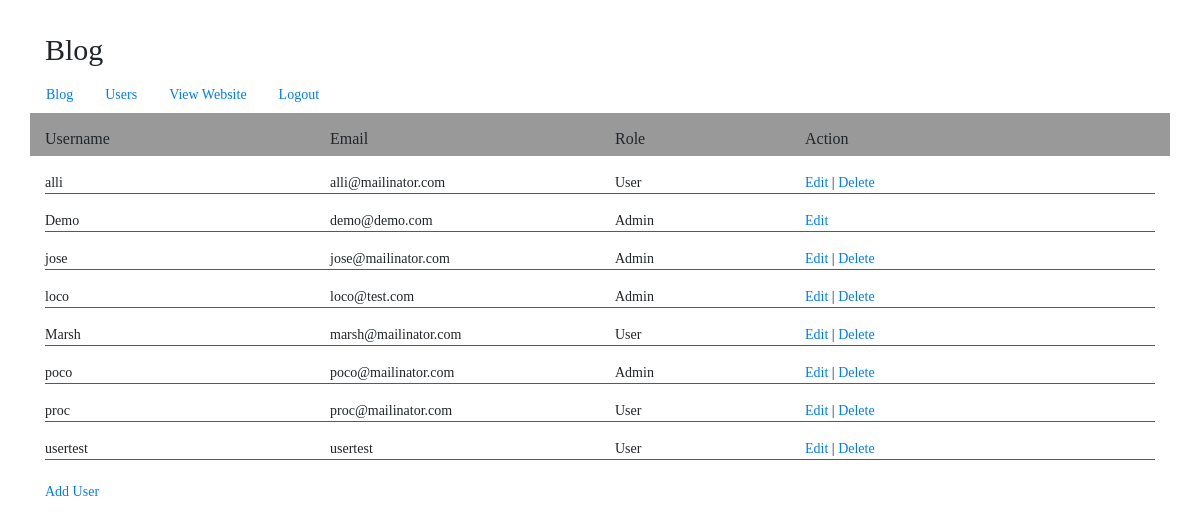
The page /admin/users.php (signed in) on the database its author committed.
### tables this page shows
CREATE TABLE `users` (
  `memberID` int(11) UNSIGNED NOT NULL,
  `username` varchar(255) DEFAULT NULL,
  `password` varchar(255) DEFAULT NULL,
  `email` varchar(255) DEFAULT NULL,
  `role` varchar(6) NOT NULL
);

### admin/users.php (the view, shortened to what this page needs)
<?php
require_once('../includes/config.php');
?>
<!doctype html>
<html lang="en">
  <head>
  <link href="../dist/css/bootstrap.min.css" rel="stylesheet">
  <link href="../grid.css" rel="stylesheet">
</head>
<body>
<div class="container">
	<?php include('menu.php');?>
	<div class="row menutitle" style="background-color:#999;">
        <div class="col-md-3"><h3>Username</h3></div>
        <div class="col-md-3"><h3>Email</h3></div>
        <div class="col-md-2"><h3>Role</h3></div>
    	<div class="col-md-2"><h3>Action</h3></div>
    </div>
	<?php
		try {
			$stmt = $db->query('SELECT memberID, username, email, role FROM users ORDER BY username');
			while($row = $stmt->fetch()){
				echo '<div class="row">';
					echo '<div class="col-md-3">'.$row['username'].'</div>';
					echo '<div class="col-md-3">'.$row['email'].'</div>';
					echo '<div class="col-md-2">'.$row['role'].'</div>';
					echo '<div class="col-md-2">';
				?>
					<a href="edit-user.php?id=<?php echo $row['memberID'];?>">Edit</a>
					<?php if($row['memberID'] != 1){?>
						| <a href="javascript:deluser('<?php echo $row['memberID'];?>','<?php echo $row['username'];?>')">Delete</a>
					<?php } ?>
				<?php
					echo '</div>';
				echo '</div><hr />';
			}
		} catch(PDOException $e) {
		    echo $e->getMessage();
		}
	?>
	<br />
	<p><a href='add-user.php'>Add User</a></p>
</div>
</body>
</html>

### admin/menu.php
<h1>Blog</h1>
<div class="row">
<nav class="nav">
  	<a class="nav-link active" href='index.php'>Blog</a></li>
	<a class="nav-link" href='users.php'>Users</a></li>
	<a class="nav-link" href="../" target="_blank">View Website</a></li>
	<a class="nav-link" href='logout.php'>Logout</a></li>
</nav>
</div>

### grid.css (style rules this page uses)
body { padding-top: 2rem; padding-bottom: 2rem; font-family:"Gotham Light" !important; font-weight:normal !important; font-style:normal !important; font-size:14px !important; }
h1 { font-size:30px !important;; font-weight:normal !important; font-style:normal !important; }
h2,h3,h4,h5 { font-size:16px !important;; font-weight:normal !important; font-style:normal !important; }
[class*="col-"] { padding-top: 1rem; }
hr { margin-top: 2rem; margin-bottom: 2rem; }
hr { display:block; width: 100%; border-width: 1px; background:#157ab8 !important; padding:0px !important; margin:0px !important; }

### rows shown on the page
users: username "alli", email "alli@mailinator.com", role "User"
users: username "Demo", email "demo@demo.com", role "Admin"
users: username "jose", email "jose@mailinator.com", role "Admin"
users: username "loco", email "loco@test.com", role "Admin"
users: username "Marsh", email "marsh@mailinator.com", role "User"
users: username "poco", email "poco@mailinator.com", role "Admin"
users: username "proc", email "proc@mailinator.com", role "User"
users: username "usertest", email "usertest", role "User"
